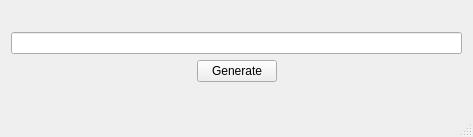
<?xml version="1.0" encoding="UTF-8"?>
<ui version="4.0">
 <class>KeyGeneratorGUIClass</class>
 <widget class="QMainWindow" name="KeyGeneratorGUIClass">
  <property name="geometry">
   <rect>
    <x>0</x>
    <y>0</y>
    <width>473</width>
    <height>137</height>
   </rect>
  </property>
  <property name="windowTitle">
   <string>KeyGeneratorGUI</string>
  </property>
  <widget class="QWidget" name="centralWidget">
   <layout class="QVBoxLayout" name="verticalLayout">
    <item>
     <layout class="QGridLayout" name="gridLayout">
      <item row="1" column="1">
       <widget class="QPushButton" name="generatePushButton">
        <property name="text">
         <string>Generate</string>
        </property>
       </widget>
      </item>
      <item row="0" column="0" colspan="3">
       <widget class="QLineEdit" name="licenseLineEdit">
        <property name="sizePolicy">
         <sizepolicy hsizetype="Expanding" vsizetype="Fixed">
          <horstretch>0</horstretch>
          <verstretch>0</verstretch>
         </sizepolicy>
        </property>
       </widget>
      </item>
      <item row="1" column="0">
       <spacer name="horizontalSpacer_2">
        <property name="orientation">
         <enum>Qt::Horizontal</enum>
        </property>
        <property name="sizeHint" stdset="0">
         <size>
          <width>40</width>
          <height>20</height>
         </size>
        </property>
       </spacer>
      </item>
      <item row="1" column="2">
       <spacer name="horizontalSpacer">
        <property name="orientation">
         <enum>Qt::Horizontal</enum>
        </property>
        <property name="sizeHint" stdset="0">
         <size>
          <width>40</width>
          <height>20</height>
         </size>
        </property>
       </spacer>
      </item>
     </layout>
    </item>
   </layout>
  </widget>
  <widget class="QStatusBar" name="statusBar"/>
 </widget>
 <layoutdefault spacing="6" margin="11"/>
 <resources>
  <include location="keygeneratorgui.qrc"/>
 </resources>
 <connections/>
</ui>
